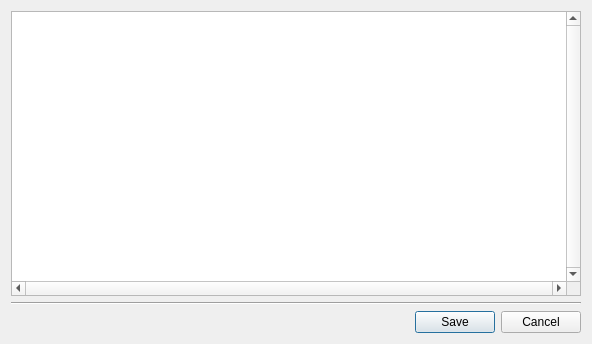
<?xml version="1.0" encoding="UTF-8"?>
<ui version="4.0">
 <class>TextFileEditor_q</class>
 <widget class="QDialog" name="TextFileEditor_q">
  <property name="enabled">
   <bool>true</bool>
  </property>
  <property name="geometry">
   <rect>
    <x>0</x>
    <y>0</y>
    <width>592</width>
    <height>344</height>
   </rect>
  </property>
  <property name="focusPolicy">
   <enum>Qt::FocusPolicy::StrongFocus</enum>
  </property>
  <property name="windowTitle">
   <string>Script Editor</string>
  </property>
  <layout class="QGridLayout">
   <property name="margin" stdset="0">
    <number>11</number>
   </property>
   <item row="0" column="0" colspan="4">
    <widget class="QTextEdit" name="editor">
     <property name="verticalScrollBarPolicy">
      <enum>Qt::ScrollBarPolicy::ScrollBarAlwaysOn</enum>
     </property>
     <property name="horizontalScrollBarPolicy">
      <enum>Qt::ScrollBarPolicy::ScrollBarAlwaysOn</enum>
     </property>
    </widget>
   </item>
   <item row="2" column="1">
    <spacer>
     <property name="orientation">
      <enum>Qt::Orientation::Horizontal</enum>
     </property>
     <property name="sizeType">
      <enum>QSizePolicy::Policy::Expanding</enum>
     </property>
     <property name="sizeHint" stdset="0">
      <size>
       <width>40</width>
       <height>20</height>
      </size>
     </property>
    </spacer>
   </item>
   <item row="2" column="2">
    <widget class="QPushButton" name="ok_button">
     <property name="text">
      <string>Save</string>
     </property>
     <property name="default">
      <bool>true</bool>
     </property>
    </widget>
   </item>
   <item row="2" column="3">
    <widget class="QPushButton" name="cancel_button">
     <property name="text">
      <string>Cancel</string>
     </property>
    </widget>
   </item>
   <item row="1" column="0" colspan="4">
    <widget class="Line" name="line6">
     <property name="sizePolicy">
      <sizepolicy hsizetype="Minimum" vsizetype="Fixed">
       <horstretch>0</horstretch>
       <verstretch>0</verstretch>
      </sizepolicy>
     </property>
     <property name="frameShape">
      <enum>QFrame::Shape::HLine</enum>
     </property>
     <property name="frameShadow">
      <enum>QFrame::Shadow::Sunken</enum>
     </property>
     <property name="orientation">
      <enum>Qt::Orientation::Horizontal</enum>
     </property>
    </widget>
   </item>
  </layout>
 </widget>
 <layoutdefault spacing="6" margin="11"/>
 <tabstops>
  <tabstop>editor</tabstop>
  <tabstop>ok_button</tabstop>
  <tabstop>cancel_button</tabstop>
 </tabstops>
 <resources/>
 <connections>
  <connection>
   <sender>ok_button</sender>
   <signal>clicked()</signal>
   <receiver>TextFileEditor_q</receiver>
   <slot>save()</slot>
   <hints>
    <hint type="sourcelabel">
     <x>20</x>
     <y>20</y>
    </hint>
    <hint type="destinationlabel">
     <x>20</x>
     <y>20</y>
    </hint>
   </hints>
  </connection>
  <connection>
   <sender>cancel_button</sender>
   <signal>clicked()</signal>
   <receiver>TextFileEditor_q</receiver>
   <slot>reject()</slot>
   <hints>
    <hint type="sourcelabel">
     <x>20</x>
     <y>20</y>
    </hint>
    <hint type="destinationlabel">
     <x>20</x>
     <y>20</y>
    </hint>
   </hints>
  </connection>
 </connections>
 <slots>
  <slot>save()</slot>
 </slots>
</ui>
